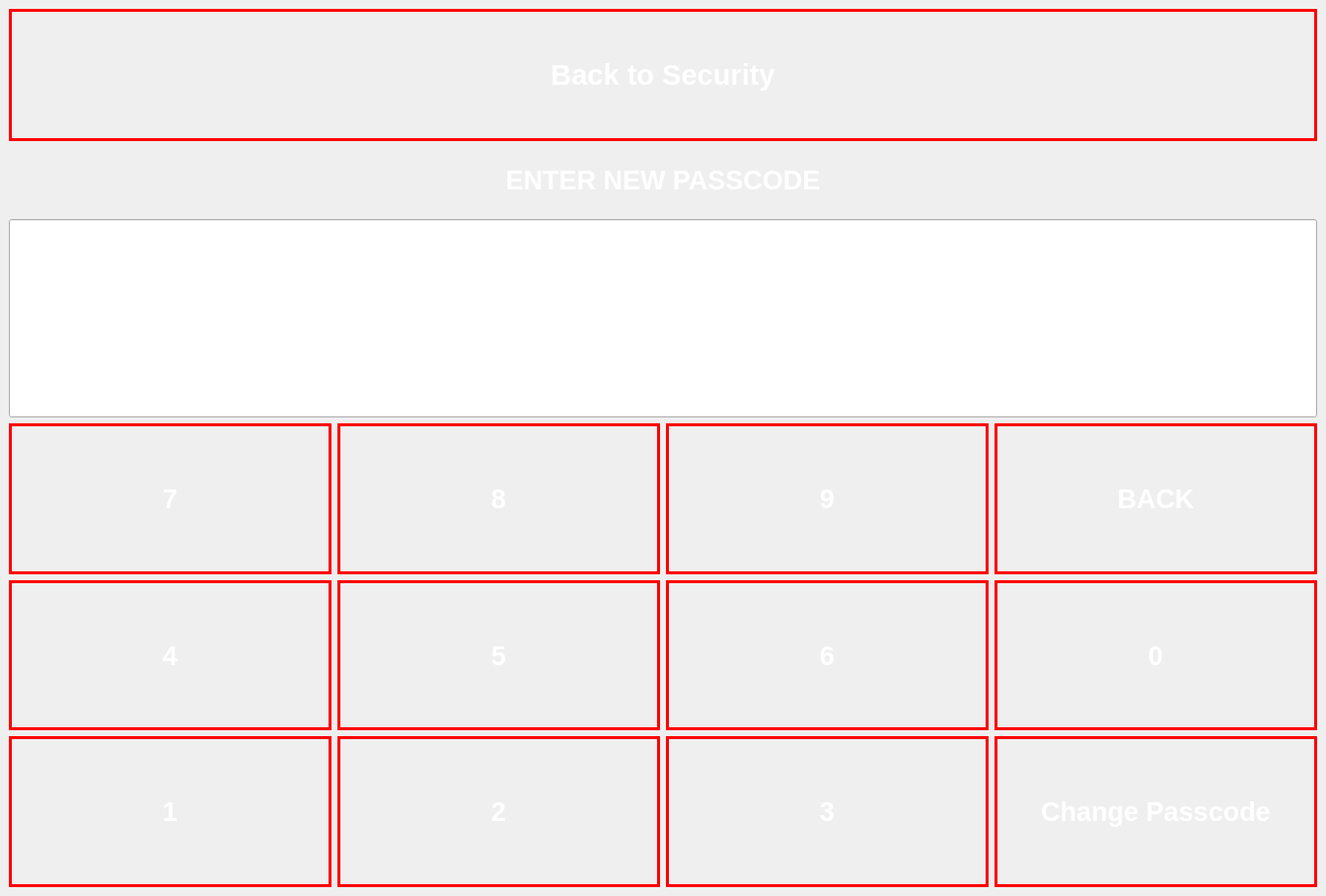
<?xml version="1.0" encoding="UTF-8"?>
<ui version="4.0">
 <class>change_passcode</class>
 <widget class="QMainWindow" name="change_passcode">
  <property name="geometry">
   <rect>
    <x>0</x>
    <y>0</y>
    <width>1344</width>
    <height>908</height>
   </rect>
  </property>
  <property name="windowTitle">
   <string>change_passcode</string>
  </property>
  <property name="styleSheet">
   <string notr="true">background-image: url('/home/phong/Desktop/antitheft/GUI/3/a.jpg');
</string>
  </property>
  <widget class="QWidget" name="centralwidget">
   <layout class="QHBoxLayout" name="horizontalLayout">
    <item>
     <layout class="QVBoxLayout" name="verticalLayout" stretch="2,1,3,7">
      <item>
       <widget class="QPushButton" name="backtomainmenu_button">
        <property name="sizePolicy">
         <sizepolicy hsizetype="Preferred" vsizetype="Preferred">
          <horstretch>0</horstretch>
          <verstretch>0</verstretch>
         </sizepolicy>
        </property>
        <property name="font">
         <font>
          <pointsize>22</pointsize>
          <weight>75</weight>
          <bold>true</bold>
         </font>
        </property>
        <property name="styleSheet">
         <string notr="true">color: white;
border: 3px solid red;</string>
        </property>
        <property name="text">
         <string>Back to Security</string>
        </property>
       </widget>
      </item>
      <item>
       <widget class="QLabel" name="label_2">
        <property name="sizePolicy">
         <sizepolicy hsizetype="Preferred" vsizetype="Preferred">
          <horstretch>0</horstretch>
          <verstretch>0</verstretch>
         </sizepolicy>
        </property>
        <property name="font">
         <font>
          <pointsize>20</pointsize>
          <weight>75</weight>
          <bold>true</bold>
         </font>
        </property>
        <property name="styleSheet">
         <string notr="true">color: white</string>
        </property>
        <property name="text">
         <string>ENTER NEW PASSCODE</string>
        </property>
        <property name="alignment">
         <set>Qt::AlignCenter</set>
        </property>
       </widget>
      </item>
      <item>
       <widget class="QLineEdit" name="lineEdit">
        <property name="sizePolicy">
         <sizepolicy hsizetype="Preferred" vsizetype="Preferred">
          <horstretch>0</horstretch>
          <verstretch>0</verstretch>
         </sizepolicy>
        </property>
        <property name="font">
         <font>
          <family>Ubuntu</family>
          <pointsize>72</pointsize>
          <weight>9</weight>
          <italic>false</italic>
          <bold>false</bold>
         </font>
        </property>
        <property name="autoFillBackground">
         <bool>false</bool>
        </property>
        <property name="styleSheet">
         <string notr="true">color: Black;
font: 75 72pt &quot;Ubuntu&quot;;</string>
        </property>
       </widget>
      </item>
      <item>
       <layout class="QGridLayout" name="gridLayout">
        <item row="0" column="0">
         <widget class="QPushButton" name="Num_7">
          <property name="sizePolicy">
           <sizepolicy hsizetype="MinimumExpanding" vsizetype="MinimumExpanding">
            <horstretch>0</horstretch>
            <verstretch>0</verstretch>
           </sizepolicy>
          </property>
          <property name="font">
           <font>
            <pointsize>20</pointsize>
            <weight>75</weight>
            <bold>true</bold>
           </font>
          </property>
          <property name="styleSheet">
           <string notr="true">color: white;
border: 3px solid red;</string>
          </property>
          <property name="text">
           <string>7</string>
          </property>
         </widget>
        </item>
        <item row="0" column="1">
         <widget class="QPushButton" name="Num_8">
          <property name="sizePolicy">
           <sizepolicy hsizetype="MinimumExpanding" vsizetype="MinimumExpanding">
            <horstretch>0</horstretch>
            <verstretch>0</verstretch>
           </sizepolicy>
          </property>
          <property name="font">
           <font>
            <pointsize>20</pointsize>
            <weight>75</weight>
            <bold>true</bold>
           </font>
          </property>
          <property name="styleSheet">
           <string notr="true">color: white;
border: 3px solid red;</string>
          </property>
          <property name="text">
           <string>8</string>
          </property>
         </widget>
        </item>
        <item row="0" column="2">
         <widget class="QPushButton" name="Num_9">
          <property name="sizePolicy">
           <sizepolicy hsizetype="MinimumExpanding" vsizetype="MinimumExpanding">
            <horstretch>0</horstretch>
            <verstretch>0</verstretch>
           </sizepolicy>
          </property>
          <property name="font">
           <font>
            <pointsize>20</pointsize>
            <weight>75</weight>
            <bold>true</bold>
           </font>
          </property>
          <property name="styleSheet">
           <string notr="true">color: white;
border: 3px solid red;</string>
          </property>
          <property name="text">
           <string>9</string>
          </property>
         </widget>
        </item>
        <item row="0" column="3">
         <widget class="QPushButton" name="back_button">
          <property name="sizePolicy">
           <sizepolicy hsizetype="MinimumExpanding" vsizetype="MinimumExpanding">
            <horstretch>0</horstretch>
            <verstretch>0</verstretch>
           </sizepolicy>
          </property>
          <property name="font">
           <font>
            <pointsize>20</pointsize>
            <weight>75</weight>
            <bold>true</bold>
           </font>
          </property>
          <property name="styleSheet">
           <string notr="true">color: white;
border: 3px solid red;</string>
          </property>
          <property name="text">
           <string>BACK</string>
          </property>
         </widget>
        </item>
        <item row="1" column="0">
         <widget class="QPushButton" name="Num_4">
          <property name="sizePolicy">
           <sizepolicy hsizetype="MinimumExpanding" vsizetype="MinimumExpanding">
            <horstretch>0</horstretch>
            <verstretch>0</verstretch>
           </sizepolicy>
          </property>
          <property name="font">
           <font>
            <pointsize>20</pointsize>
            <weight>75</weight>
            <bold>true</bold>
           </font>
          </property>
          <property name="styleSheet">
           <string notr="true">color: white;
border: 3px solid red;</string>
          </property>
          <property name="text">
           <string>4</string>
          </property>
         </widget>
        </item>
        <item row="1" column="1">
         <widget class="QPushButton" name="Num_5">
          <property name="sizePolicy">
           <sizepolicy hsizetype="MinimumExpanding" vsizetype="MinimumExpanding">
            <horstretch>0</horstretch>
            <verstretch>0</verstretch>
           </sizepolicy>
          </property>
          <property name="font">
           <font>
            <pointsize>20</pointsize>
            <weight>75</weight>
            <bold>true</bold>
           </font>
          </property>
          <property name="styleSheet">
           <string notr="true">color: white;
border: 3px solid red;</string>
          </property>
          <property name="text">
           <string>5</string>
          </property>
         </widget>
        </item>
        <item row="1" column="2">
         <widget class="QPushButton" name="Num_6">
          <property name="sizePolicy">
           <sizepolicy hsizetype="MinimumExpanding" vsizetype="MinimumExpanding">
            <horstretch>0</horstretch>
            <verstretch>0</verstretch>
           </sizepolicy>
          </property>
          <property name="font">
           <font>
            <pointsize>20</pointsize>
            <weight>75</weight>
            <bold>true</bold>
           </font>
          </property>
          <property name="styleSheet">
           <string notr="true">color: white;
border: 3px solid red;</string>
          </property>
          <property name="text">
           <string>6</string>
          </property>
         </widget>
        </item>
        <item row="1" column="3">
         <widget class="QPushButton" name="Num_0">
          <property name="sizePolicy">
           <sizepolicy hsizetype="MinimumExpanding" vsizetype="MinimumExpanding">
            <horstretch>0</horstretch>
            <verstretch>0</verstretch>
           </sizepolicy>
          </property>
          <property name="font">
           <font>
            <pointsize>20</pointsize>
            <weight>75</weight>
            <bold>true</bold>
           </font>
          </property>
          <property name="styleSheet">
           <string notr="true">color: white;
border: 3px solid red;</string>
          </property>
          <property name="text">
           <string>0</string>
          </property>
         </widget>
        </item>
        <item row="2" column="0">
         <widget class="QPushButton" name="Num_1">
          <property name="sizePolicy">
           <sizepolicy hsizetype="MinimumExpanding" vsizetype="MinimumExpanding">
            <horstretch>0</horstretch>
            <verstretch>0</verstretch>
           </sizepolicy>
          </property>
          <property name="font">
           <font>
            <pointsize>20</pointsize>
            <weight>75</weight>
            <bold>true</bold>
           </font>
          </property>
          <property name="styleSheet">
           <string notr="true">color: white;
border: 3px solid red;</string>
          </property>
          <property name="text">
           <string>1</string>
          </property>
         </widget>
        </item>
        <item row="2" column="1">
         <widget class="QPushButton" name="Num_2">
          <property name="sizePolicy">
           <sizepolicy hsizetype="MinimumExpanding" vsizetype="MinimumExpanding">
            <horstretch>0</horstretch>
            <verstretch>0</verstretch>
           </sizepolicy>
          </property>
          <property name="font">
           <font>
            <pointsize>20</pointsize>
            <weight>75</weight>
            <bold>true</bold>
           </font>
          </property>
          <property name="styleSheet">
           <string notr="true">color: white;
border: 3px solid red;</string>
          </property>
          <property name="text">
           <string>2</string>
          </property>
         </widget>
        </item>
        <item row="2" column="2">
         <widget class="QPushButton" name="Num_3">
          <property name="sizePolicy">
           <sizepolicy hsizetype="MinimumExpanding" vsizetype="MinimumExpanding">
            <horstretch>0</horstretch>
            <verstretch>0</verstretch>
           </sizepolicy>
          </property>
          <property name="font">
           <font>
            <pointsize>20</pointsize>
            <weight>75</weight>
            <bold>true</bold>
           </font>
          </property>
          <property name="styleSheet">
           <string notr="true">color: white;
border: 3px solid red;</string>
          </property>
          <property name="text">
           <string>3</string>
          </property>
         </widget>
        </item>
        <item row="2" column="3">
         <widget class="QPushButton" name="change_passcode_button">
          <property name="sizePolicy">
           <sizepolicy hsizetype="MinimumExpanding" vsizetype="MinimumExpanding">
            <horstretch>0</horstretch>
            <verstretch>0</verstretch>
           </sizepolicy>
          </property>
          <property name="font">
           <font>
            <pointsize>20</pointsize>
            <weight>75</weight>
            <bold>true</bold>
           </font>
          </property>
          <property name="styleSheet">
           <string notr="true">color: white;
border: 3px solid red;</string>
          </property>
          <property name="text">
           <string>Change Passcode</string>
          </property>
         </widget>
        </item>
       </layout>
      </item>
     </layout>
    </item>
   </layout>
  </widget>
 </widget>
 <resources/>
 <connections/>
</ui>
